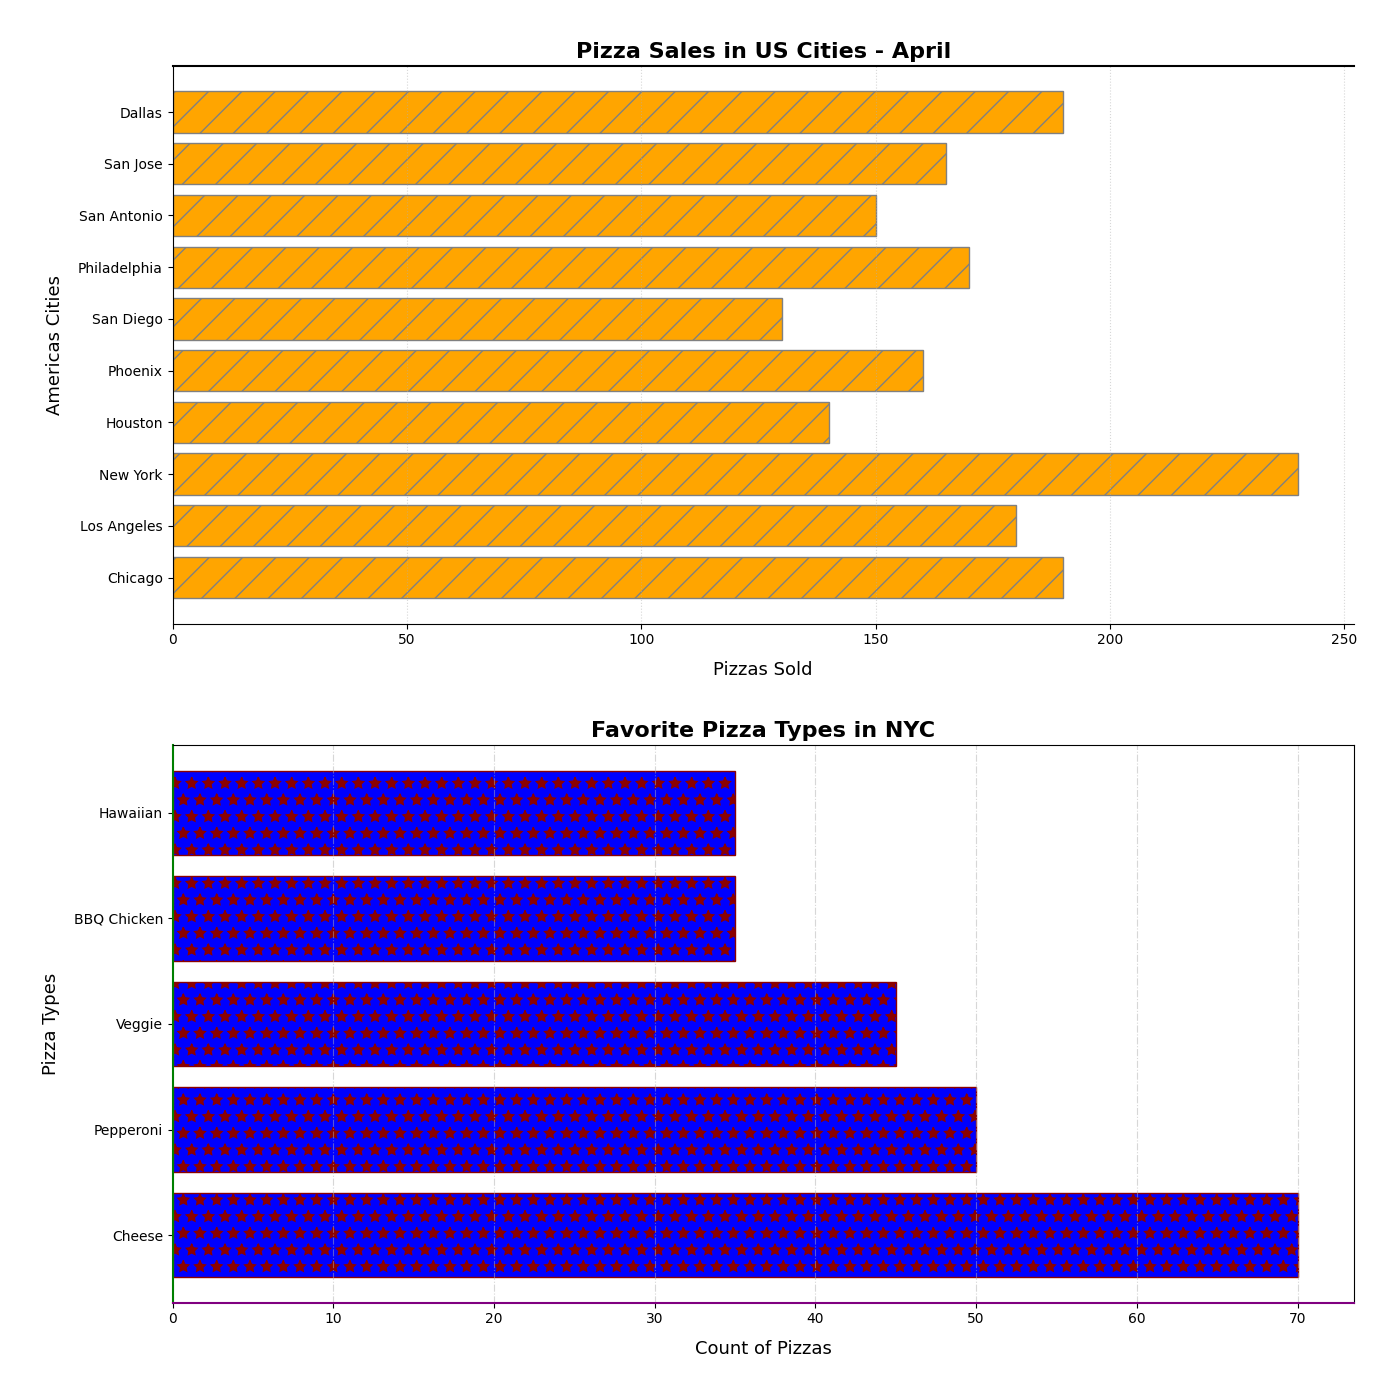

This figure's Python source:
import matplotlib.pyplot as plt

cities = ['Chicago', 'Los Angeles', 'New York', 'Houston', 'Phoenix', 'San Diego', 'Philadelphia', 'San Antonio', 'San Jose', 'Dallas']
pizzas_sold = [190, 180, 240, 140, 160, 130, 170, 150, 165, 190]

types = ['Cheese', 'Pepperoni', 'Veggie', 'BBQ Chicken', 'Hawaiian']
type_data = {'New York': [70, 50, 45, 35, 35]}

fig, (ax1, ax2) = plt.subplots(2, 1, figsize=(14, 14))

bars1 = ax1.barh(cities, pizzas_sold, color='orange', edgecolor='grey', hatch='/')
bars2 = ax2.barh(types, type_data['New York'], color='blue', edgecolor='darkred', hatch='*')

ax1.set_title('Pizza Sales in US Cities - April', fontsize=16, fontweight='semibold')
ax1.set_xlabel('Pizzas Sold', fontsize=13, labelpad=10)
ax1.set_ylabel('Americas Cities', fontsize=13, labelpad=10)

ax2.set_title('Favorite Pizza Types in NYC', fontsize=16, fontweight='semibold')
ax2.set_xlabel('Count of Pizzas', fontsize=13, labelpad=10)
ax2.set_ylabel('Pizza Types', fontsize=13, labelpad=10)

ax1.xaxis.grid(True, linestyle=':', alpha=0.5)
ax2.xaxis.grid(True, linestyle='-.', alpha=0.5)

ax1.spines['top'].set_linewidth(1.5)
ax1.spines['right'].set_visible(False)
ax2.spines['left'].set_color('green')
ax2.spines['left'].set_linewidth(1.5)
ax2.spines['bottom'].set_color('purple')
ax2.spines['bottom'].set_linewidth(1.5)

plt.tight_layout(pad=3.0)
plt.show()
